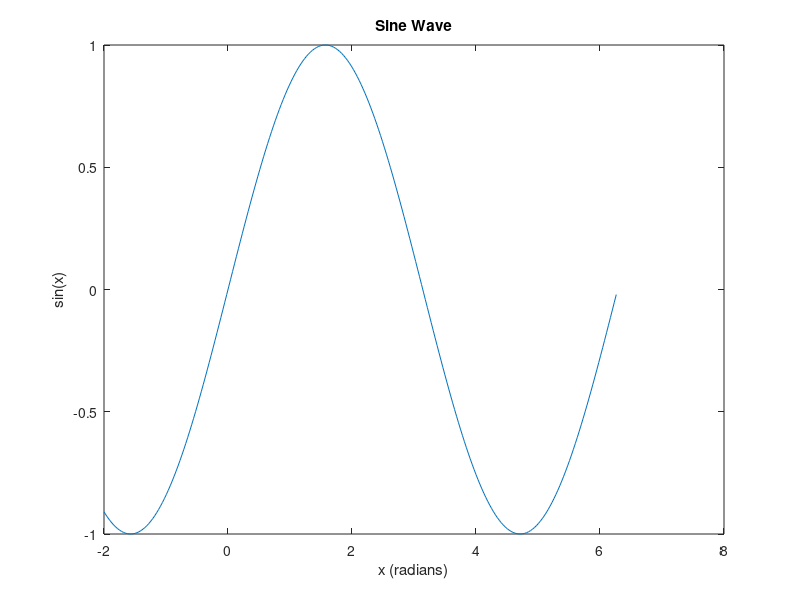

The MATLAB source for this figure: (Note: this script raises an error after producing the figure.)
x=-2:pi/100:2*pi;
y=sin(x);
plot(x, y);
xlabel('x (radians)');
ylabel('sin(x)');
title('Sine Wave');
gtext('y=sin x');
xlim([-10 10])%for x axis
ylim([-2 2]);%for y axis
